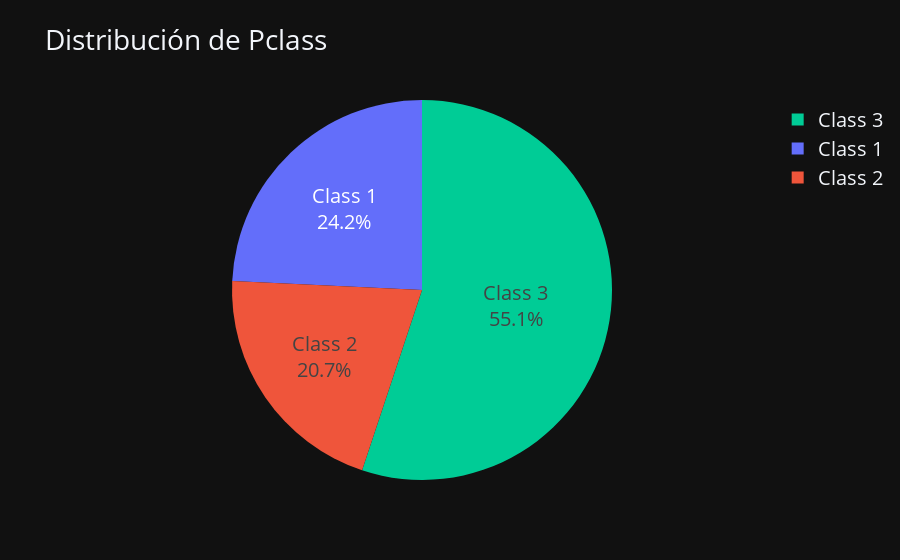

The notebook cell saved with this chart:
### Code cell
datos_pclass = {
    'Class': ['Class 1', 'Class 2', 'Class 3'],
    'Cantidad': [
        sum(1 for _ in df['Pclass'] if _ == 1),
        sum(1 for _ in df['Pclass'] if _ == 2),
        sum(1 for _ in df['Pclass'] if _ == 3)
    ]
}

fig = px.pie(
    datos_pclass,
    values='Cantidad',
    names='Class',
    title='Distribución de Pclass',
    color=['#E82F07', '#60E807', '#070EE8']    
)

# Personalizar diseño y tamaño de letras
fig.update_layout(
    template='plotly_dark',
    font=dict(size=20),  # Tamaño general de fuente
)

fig.update_traces(textinfo='label+percent') 
fig.show()
fig.write_html('Graphics/pie_Pclass.html')

### Figure 1 — Plotly figure (JSON) as saved in the notebook; plotly's stock layout.template omitted (floating-point values rounded to 4 significant figures)
{"data": [{"customdata": [["#E82F07"], ["#60E807"], ["#070EE8"]], "domain": {"x": [0, 1], "y": [0, 1]}, "hovertemplate": "Class=%{label}<br>Cantidad=%{value}<br>color=%{customdata[0]}<extra></extra>", "labels": ["Class 1", "Class 2", "Class 3"], "legendgroup": "", "marker": {"colors": ["#636efa", "#EF553B", "#00cc96"]}, "name": "", "showlegend": true, "textinfo": "label+percent", "type": "pie", "values": [216, 184, 491]}], "layout": {"font": {"size": 20}, "legend": {"tracegroupgap": 0}, "title": {"text": "Distribución de Pclass"}}}
